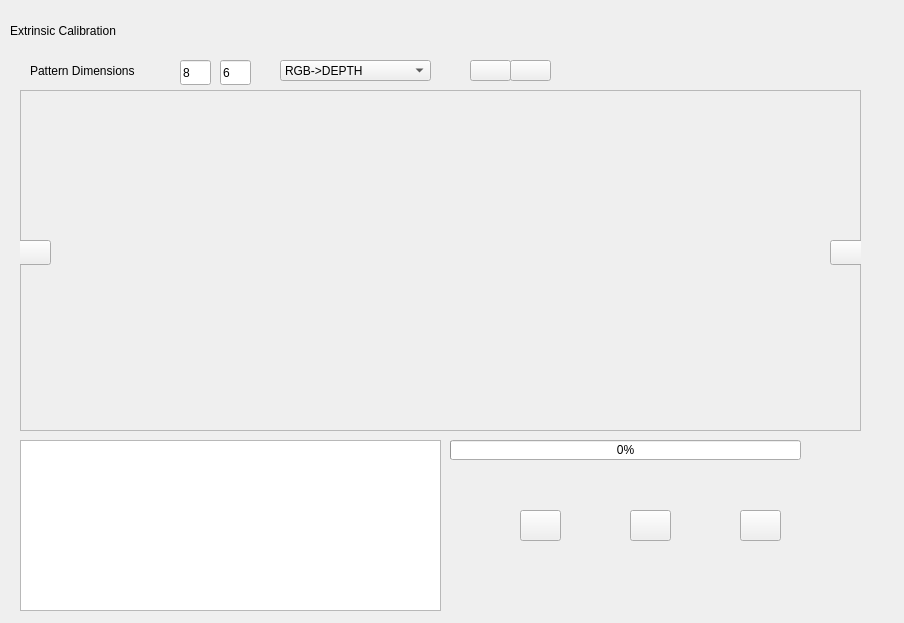
<?xml version="1.0" encoding="UTF-8"?>
<ui version="4.0">
 <class>Form</class>
 <widget class="QWidget" name="Form">
  <property name="geometry">
   <rect>
    <x>0</x>
    <y>0</y>
    <width>904</width>
    <height>623</height>
   </rect>
  </property>
  <property name="windowTitle">
   <string>Form</string>
  </property>
  <widget class="QLabel" name="labelHeader">
   <property name="geometry">
    <rect>
     <x>10</x>
     <y>10</y>
     <width>851</width>
     <height>41</height>
    </rect>
   </property>
   <property name="text">
    <string>Extrinsic Calibration</string>
   </property>
  </widget>
  <widget class="QPushButton" name="startButton">
   <property name="geometry">
    <rect>
     <x>520</x>
     <y>510</y>
     <width>41</width>
     <height>31</height>
    </rect>
   </property>
   <property name="text">
    <string/>
   </property>
  </widget>
  <widget class="QPushButton" name="acqButton">
   <property name="geometry">
    <rect>
     <x>470</x>
     <y>60</y>
     <width>41</width>
     <height>21</height>
    </rect>
   </property>
   <property name="text">
    <string/>
   </property>
  </widget>
  <widget class="QPushButton" name="loadButton">
   <property name="geometry">
    <rect>
     <x>510</x>
     <y>60</y>
     <width>41</width>
     <height>21</height>
    </rect>
   </property>
   <property name="text">
    <string/>
   </property>
  </widget>
  <widget class="QPushButton" name="saveButton">
   <property name="geometry">
    <rect>
     <x>740</x>
     <y>510</y>
     <width>41</width>
     <height>31</height>
    </rect>
   </property>
   <property name="text">
    <string/>
   </property>
  </widget>
  <widget class="QFrame" name="frameWorkspace">
   <property name="geometry">
    <rect>
     <x>20</x>
     <y>90</y>
     <width>841</width>
     <height>341</height>
    </rect>
   </property>
   <property name="frameShape">
    <enum>QFrame::StyledPanel</enum>
   </property>
   <property name="frameShadow">
    <enum>QFrame::Raised</enum>
   </property>
   <widget class="QWidget" name="horizontalLayoutWidget">
    <property name="geometry">
     <rect>
      <x>30</x>
      <y>0</y>
      <width>781</width>
      <height>341</height>
     </rect>
    </property>
    <layout class="QHBoxLayout" name="imageLayout"/>
   </widget>
   <widget class="QPushButton" name="previusButton">
    <property name="geometry">
     <rect>
      <x>-10</x>
      <y>150</y>
      <width>41</width>
      <height>25</height>
     </rect>
    </property>
    <property name="text">
     <string/>
    </property>
   </widget>
   <widget class="QPushButton" name="nextButton">
    <property name="geometry">
     <rect>
      <x>810</x>
      <y>150</y>
      <width>41</width>
      <height>25</height>
     </rect>
    </property>
    <property name="text">
     <string/>
    </property>
   </widget>
   <zorder>horizontalLayoutWidget</zorder>
   <zorder>nextButton</zorder>
   <zorder>previusButton</zorder>
  </widget>
  <widget class="QLineEdit" name="cornersX">
   <property name="geometry">
    <rect>
     <x>180</x>
     <y>60</y>
     <width>31</width>
     <height>25</height>
    </rect>
   </property>
   <property name="text">
    <string>8</string>
   </property>
  </widget>
  <widget class="QLineEdit" name="cornersY">
   <property name="geometry">
    <rect>
     <x>220</x>
     <y>60</y>
     <width>31</width>
     <height>25</height>
    </rect>
   </property>
   <property name="text">
    <string>6</string>
   </property>
  </widget>
  <widget class="QProgressBar" name="progressBarExtsc">
   <property name="geometry">
    <rect>
     <x>450</x>
     <y>440</y>
     <width>351</width>
     <height>20</height>
    </rect>
   </property>
   <property name="value">
    <number>0</number>
   </property>
  </widget>
  <widget class="QPushButton" name="clearButton">
   <property name="geometry">
    <rect>
     <x>630</x>
     <y>510</y>
     <width>41</width>
     <height>31</height>
    </rect>
   </property>
   <property name="text">
    <string/>
   </property>
  </widget>
  <widget class="QLabel" name="label_10">
   <property name="geometry">
    <rect>
     <x>30</x>
     <y>60</y>
     <width>141</width>
     <height>21</height>
    </rect>
   </property>
   <property name="text">
    <string>Pattern Dimensions</string>
   </property>
  </widget>
  <widget class="QLabel" name="currentImageLabel">
   <property name="geometry">
    <rect>
     <x>810</x>
     <y>440</y>
     <width>67</width>
     <height>21</height>
    </rect>
   </property>
   <property name="text">
    <string/>
   </property>
  </widget>
  <widget class="QTextBrowser" name="textBrowser">
   <property name="geometry">
    <rect>
     <x>20</x>
     <y>440</y>
     <width>421</width>
     <height>171</height>
    </rect>
   </property>
  </widget>
  <widget class="QComboBox" name="comboBox">
   <property name="geometry">
    <rect>
     <x>280</x>
     <y>60</y>
     <width>151</width>
     <height>21</height>
    </rect>
   </property>
   <item>
    <property name="text">
     <string>RGB-&gt;DEPTH</string>
    </property>
   </item>
   <item>
    <property name="text">
     <string>THERMAL-&gt;RGB</string>
    </property>
   </item>
  </widget>
 </widget>
 <resources/>
 <connections/>
</ui>
